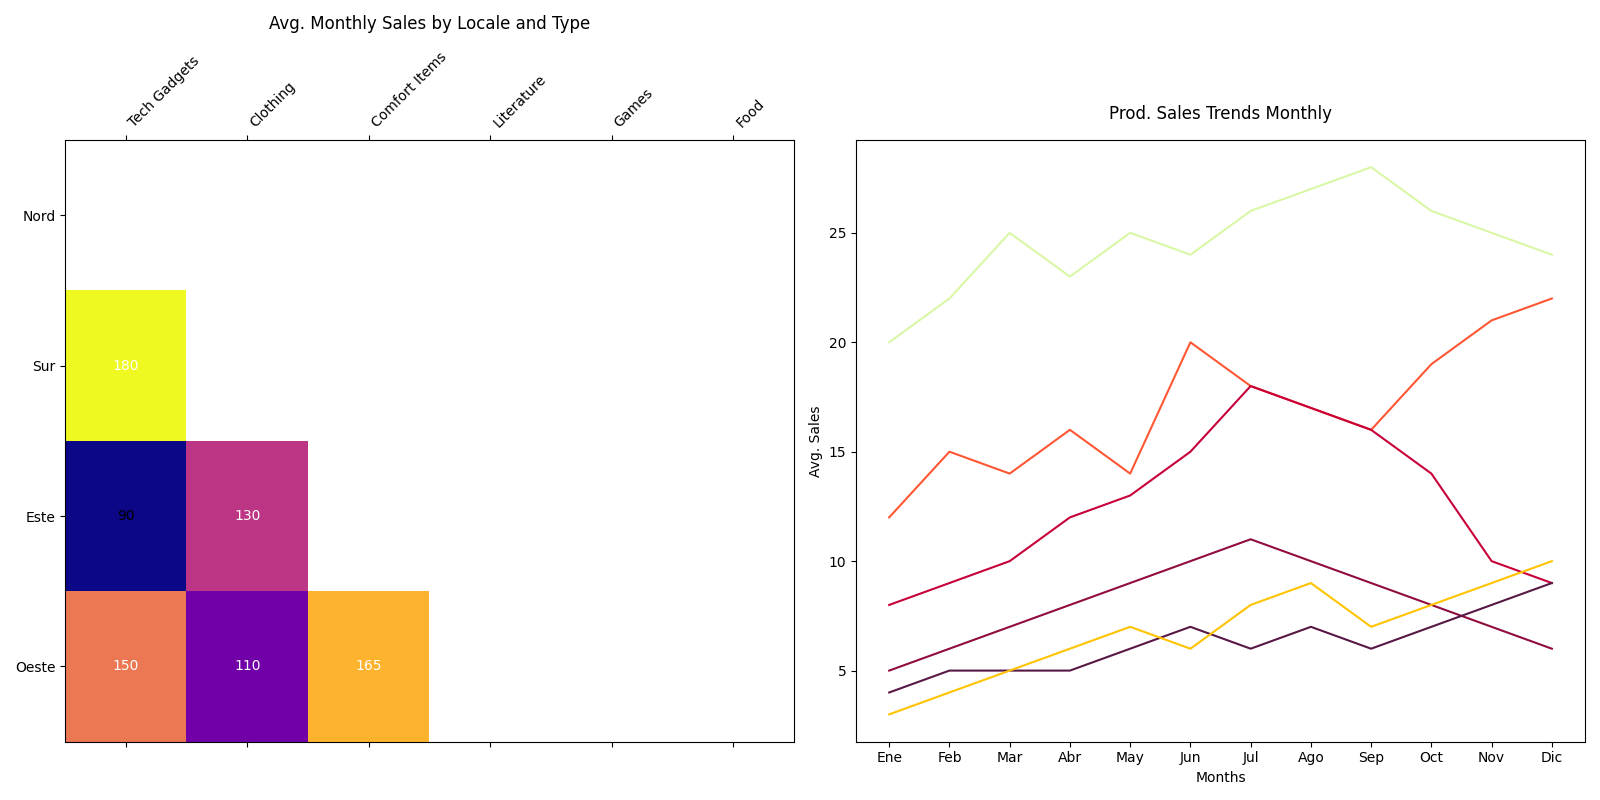

Write the Python code that produced this figure.
import matplotlib.pyplot as plt
import numpy as np

regions = ["Nord", "Sur", "Este", "Oeste"]
categories = ["Tech Gadgets", "Clothing", "Comfort Items", "Literature", "Games", "Food"]

sales_data = np.array([
    [120, 140, 130, 90, 60, 150],
    [180, 160, 115, 80, 110, 130],
    [90, 130, 140, 100, 90, 120],
    [150, 110, 165, 95, 100, 140],
])

months = ["Ene", "Feb", "Mar", "Abr", "May", "Jun", "Jul", "Ago", "Sep", "Oct", "Nov", "Dic"]
product_trends = {
    "Tech Gadgets": [12, 15, 14, 16, 14, 20, 18, 17, 16, 19, 21, 22],
    "Clothing": [8, 9, 10, 12, 13, 15, 18, 17, 16, 14, 10, 9],
    "Comfort Items": [5, 6, 7, 8, 9, 10, 11, 10, 9, 8, 7, 6],
    "Literature": [4, 5, 5, 5, 6, 7, 6, 7, 6, 7, 8, 9],
    "Games": [3, 4, 5, 6, 7, 6, 8, 9, 7, 8, 9, 10],
    "Food": [20, 22, 25, 23, 25, 24, 26, 27, 28, 26, 25, 24],
}

trend_data = np.array([product_trends[category] for category in categories])

fig, (ax1, ax2) = plt.subplots(1, 2, figsize=(16, 8))
mask = np.triu(np.ones_like(sales_data, dtype=bool))

cax = ax1.matshow(np.where(mask, np.nan, sales_data), cmap='plasma', aspect='auto')
ax1.set_xticks(np.arange(len(categories)))
ax1.set_yticks(np.arange(len(regions)))
ax1.set_xticklabels(categories, rotation=45, ha='left')
ax1.set_yticklabels(regions)

ax1.set_title('Avg. Monthly Sales by Locale and Type', pad=15)

for i in range(sales_data.shape[0]):
    for j in range(sales_data.shape[1]):
        if not mask[i, j]:
            ax1.text(j, i, f"{sales_data[i, j]:.0f}", ha='center', va='center', 
                     color='white' if sales_data[i, j] > 100 else 'black')

colors = ['#FF5733', '#C70039', '#900C3F', '#581845', '#FFC300', '#DAF7A6']
for idx, (trend, color) in enumerate(zip(trend_data, colors)):
    ax2.plot(months, trend, color=color)

ax2.set_title('Prod. Sales Trends Monthly', pad=15)
ax2.set_xlabel('Months')
ax2.set_ylabel('Avg. Sales')

plt.tight_layout()
plt.show()
